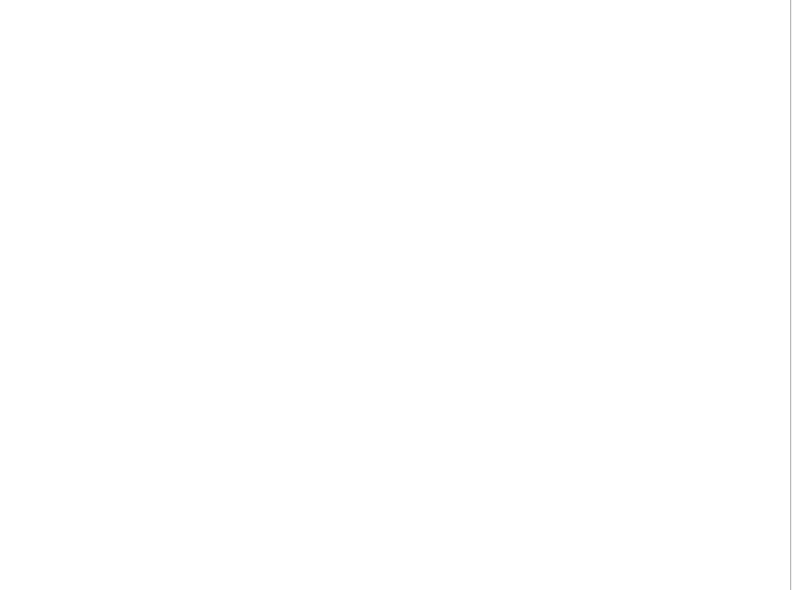
<?xml version="1.0" encoding="UTF-8"?>
<ui version="4.0">
 <class>MainWindow</class>
 <widget class="QMainWindow" name="MainWindow">
  <property name="geometry">
   <rect>
    <x>0</x>
    <y>0</y>
    <width>792</width>
    <height>590</height>
   </rect>
  </property>
  <property name="windowTitle">
   <string>MainWindow</string>
  </property>
  <widget class="QWidget" name="centralwidget">
   <widget class="QTreeView" name="treeView">
    <property name="geometry">
     <rect>
      <x>-5</x>
      <y>-9</y>
      <width>796</width>
      <height>600</height>
     </rect>
    </property>
    <property name="minimumSize">
     <size>
      <width>796</width>
      <height>600</height>
     </size>
    </property>
    <property name="maximumSize">
     <size>
      <width>796</width>
      <height>600</height>
     </size>
    </property>
    <property name="sortingEnabled">
     <bool>true</bool>
    </property>
    <property name="wordWrap">
     <bool>true</bool>
    </property>
   </widget>
  </widget>
 </widget>
 <resources/>
 <connections/>
</ui>
